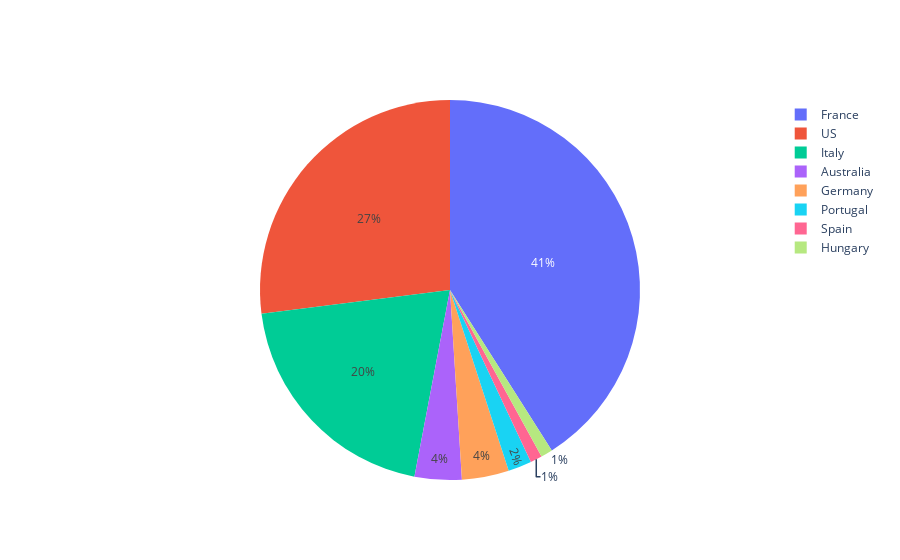

Notebook code cell kept with this figure:
### Markdown cell above
# Acquisition by each Country according Points given

### Code cell
best100RatedWines = df.sort_values(by="points", ascending=False).head(100)
labels = best100RatedWines.country.value_counts().index
values = best100RatedWines.country.value_counts().values

trace = go.Pie(labels=labels, values=values)

iplot([trace])

### Figure 1 — Plotly figure (JSON) as saved in the notebook; plotly's stock layout.template omitted (floating-point values rounded to 4 significant figures)
{"data": [{"labels": ["France", "US", "Italy", "Australia", "Germany", "Portugal", "Spain", "Hungary"], "type": "pie", "values": [41, 27, 20, 4, 4, 2, 1, 1]}], "layout": {}}
